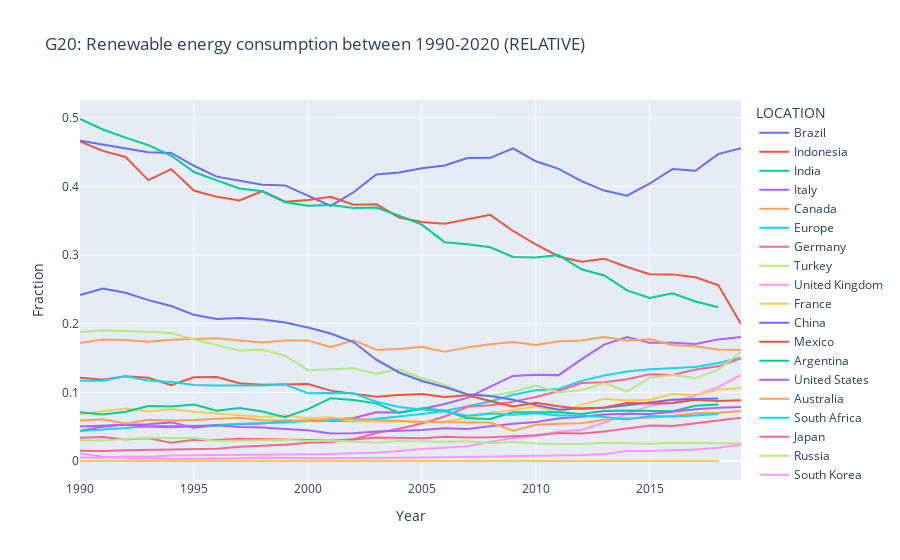

Notebook code cell kept with this figure:
### Code cell
fig = px.line(fraction_renewable_energy_g20.T, 
              title="G20: Renewable energy consumption between 1990-2020 (RELATIVE)",
             labels={
                 "TIME":"Year",
                 "value":"Fraction"
             })
fig.show()

### Figure 1 — Plotly figure (JSON) as saved in the notebook; plotly's stock layout.template omitted (floating-point values rounded to 4 significant figures)
{"data": [{"hovertemplate": "LOCATION=Brazil<br>Year=%{x}<br>Fraction=%{y}<extra></extra>", "legendgroup": "Brazil", "line": {"color": "#636efa", "dash": "solid"}, "marker": {"symbol": "circle"}, "mode": "lines", "name": "Brazil", "orientation": "v", "showlegend": true, "type": "scatter", "x": [1990, 1991, 1992, 1993, 1994, 1995, 1996, 1997, 1998, 1999, 2000, 2001, 2002, 2003, 2004, 2005, 2006, 2007, 2008, 2009, 2010, 2011, 2012, 2013, 2014, 2015, 2016, 2017, 2018, 2019], "xaxis": "x", "y": [0.4667, 0.4608, 0.4549, 0.4498, 0.4489, 0.4302, 0.4143, 0.4082, 0.4025, 0.4015, 0.3871, 0.3719, 0.3916, 0.4175, 0.4204, 0.4267, 0.4306, 0.4414, 0.4418, 0.4556, 0.4367, 0.4256, 0.408, 0.3941, 0.3865, 0.4044, 0.4255, 0.4229, 0.4471, 0.4559], "yaxis": "y"}, {"hovertemplate": "LOCATION=Indonesia<br>Year=%{x}<br>Fraction=%{y}<extra></extra>", "legendgroup": "Indonesia", "line": {"color": "#EF553B", "dash": "solid"}, "marker": {"symbol": "circle"}, "mode": "lines", "name": "Indonesia", "orientation": "v", "showlegend": true, "type": "scatter", "x": [1990, 1991, 1992, 1993, 1994, 1995, 1996, 1997, 1998, 1999, 2000, 2001, 2002, 2003, 2004, 2005, 2006, 2007, 2008, 2009, 2010, 2011, 2012, 2013, 2014, 2015, 2016, 2017, 2018, 2019], "xaxis": "x", "y": [0.4657, 0.4519, 0.443, 0.4093, 0.4253, 0.3941, 0.3849, 0.3795, 0.3934, 0.3779, 0.3805, 0.385, 0.3736, 0.3741, 0.3549, 0.3481, 0.3459, 0.3523, 0.3587, 0.3352, 0.3155, 0.2981, 0.2902, 0.2949, 0.2828, 0.2722, 0.272, 0.2678, 0.2564, 0.1997], "yaxis": "y"}, {"hovertemplate": "LOCATION=India<br>Year=%{x}<br>Fraction=%{y}<extra></extra>", "legendgroup": "India", "line": {"color": "#00cc96", "dash": "solid"}, "marker": {"symbol": "circle"}, "mode": "lines", "name": "India", "orientation": "v", "showlegend": true, "type": "scatter", "x": [1990, 1991, 1992, 1993, 1994, 1995, 1996, 1997, 1998, 1999, 2000, 2001, 2002, 2003, 2004, 2005, 2006, 2007, 2008, 2009, 2010, 2011, 2012, 2013, 2014, 2015, 2016, 2017, 2018, 2019], "xaxis": "x", "y": [0.4984, 0.4831, 0.4713, 0.4602, 0.4451, 0.4211, 0.409, 0.3972, 0.3931, 0.377, 0.372, 0.373, 0.3686, 0.3694, 0.3575, 0.3445, 0.3187, 0.3158, 0.3115, 0.2974, 0.2964, 0.3001, 0.2794, 0.2703, 0.2487, 0.2375, 0.2445, 0.2326, 0.2241, null], "yaxis": "y"}, {"hovertemplate": "LOCATION=Italy<br>Year=%{x}<br>Fraction=%{y}<extra></extra>", "legendgroup": "Italy", "line": {"color": "#ab63fa", "dash": "solid"}, "marker": {"symbol": "circle"}, "mode": "lines", "name": "Italy", "orientation": "v", "showlegend": true, "type": "scatter", "x": [1990, 1991, 1992, 1993, 1994, 1995, 1996, 1997, 1998, 1999, 2000, 2001, 2002, 2003, 2004, 2005, 2006, 2007, 2008, 2009, 2010, 2011, 2012, 2013, 2014, 2015, 2016, 2017, 2018, 2019], "xaxis": "x", "y": [0.04416, 0.05001, 0.05308, 0.05372, 0.05631, 0.04851, 0.05255, 0.05367, 0.05455, 0.05806, 0.05895, 0.06008, 0.06283, 0.07108, 0.07089, 0.07569, 0.08299, 0.09206, 0.1085, 0.124, 0.1258, 0.1252, 0.148, 0.1697, 0.1806, 0.1722, 0.1723, 0.1705, 0.1772, 0.1807], "yaxis": "y"}, {"hovertemplate": "LOCATION=Canada<br>Year=%{x}<br>Fraction=%{y}<extra></extra>", "legendgroup": "Canada", "line": {"color": "#FFA15A", "dash": "solid"}, "marker": {"symbol": "circle"}, "mode": "lines", "name": "Canada", "orientation": "v", "showlegend": true, "type": "scatter", "x": [1990, 1991, 1992, 1993, 1994, 1995, 1996, 1997, 1998, 1999, 2000, 2001, 2002, 2003, 2004, 2005, 2006, 2007, 2008, 2009, 2010, 2011, 2012, 2013, 2014, 2015, 2016, 2017, 2018, 2019], "xaxis": "x", "y": [0.1719, 0.177, 0.1765, 0.1738, 0.1766, 0.1781, 0.179, 0.1756, 0.1727, 0.1756, 0.1758, 0.1659, 0.1761, 0.1622, 0.1634, 0.1666, 0.1594, 0.1656, 0.17, 0.1733, 0.1692, 0.1747, 0.1758, 0.1806, 0.1757, 0.1775, 0.169, 0.1672, 0.1625, 0.1618], "yaxis": "y"}, {"hovertemplate": "LOCATION=Europe<br>Year=%{x}<br>Fraction=%{y}<extra></extra>", "legendgroup": "Europe", "line": {"color": "#19d3f3", "dash": "solid"}, "marker": {"symbol": "circle"}, "mode": "lines", "name": "Europe", "orientation": "v", "showlegend": true, "type": "scatter", "x": [1990, 1991, 1992, 1993, 1994, 1995, 1996, 1997, 1998, 1999, 2000, 2001, 2002, 2003, 2004, 2005, 2006, 2007, 2008, 2009, 2010, 2011, 2012, 2013, 2014, 2015, 2016, 2017, 2018, 2019], "xaxis": "x", "y": [0.04384, 0.04563, 0.04796, 0.05082, 0.05155, 0.05134, 0.0519, 0.05442, 0.05558, 0.05627, 0.05817, 0.05868, 0.0579, 0.06136, 0.06446, 0.06867, 0.07288, 0.07981, 0.08669, 0.09664, 0.1032, 0.1051, 0.1168, 0.1246, 0.1305, 0.1336, 0.1352, 0.1369, 0.143, 0.1505], "yaxis": "y"}, {"hovertemplate": "LOCATION=Germany<br>Year=%{x}<br>Fraction=%{y}<extra></extra>", "legendgroup": "Germany", "line": {"color": "#FF6692", "dash": "solid"}, "marker": {"symbol": "circle"}, "mode": "lines", "name": "Germany", "orientation": "v", "showlegend": true, "type": "scatter", "x": [1990, 1991, 1992, 1993, 1994, 1995, 1996, 1997, 1998, 1999, 2000, 2001, 2002, 2003, 2004, 2005, 2006, 2007, 2008, 2009, 2010, 2011, 2012, 2013, 2014, 2015, 2016, 2017, 2018, 2019], "xaxis": "x", "y": [0.01513, 0.01472, 0.01588, 0.01637, 0.01735, 0.01776, 0.01772, 0.02065, 0.02242, 0.02377, 0.02669, 0.0278, 0.03182, 0.0407, 0.04695, 0.05476, 0.06491, 0.07911, 0.08117, 0.08653, 0.09333, 0.102, 0.1137, 0.1147, 0.1192, 0.1264, 0.1253, 0.1332, 0.138, 0.1496], "yaxis": "y"}, {"hovertemplate": "LOCATION=Turkey<br>Year=%{x}<br>Fraction=%{y}<extra></extra>", "legendgroup": "Turkey", "line": {"color": "#B6E880", "dash": "solid"}, "marker": {"symbol": "circle"}, "mode": "lines", "name": "Turkey", "orientation": "v", "showlegend": true, "type": "scatter", "x": [1990, 1991, 1992, 1993, 1994, 1995, 1996, 1997, 1998, 1999, 2000, 2001, 2002, 2003, 2004, 2005, 2006, 2007, 2008, 2009, 2010, 2011, 2012, 2013, 2014, 2015, 2016, 2017, 2018, 2019], "xaxis": "x", "y": [0.1878, 0.1905, 0.1892, 0.1885, 0.1865, 0.177, 0.1689, 0.161, 0.1621, 0.1534, 0.1324, 0.1335, 0.1353, 0.1274, 0.1336, 0.1206, 0.1113, 0.09573, 0.09461, 0.1009, 0.11, 0.09975, 0.1032, 0.1138, 0.1013, 0.1216, 0.1253, 0.1208, 0.1328, 0.1596], "yaxis": "y"}, {"hovertemplate": "LOCATION=United Kingdom<br>Year=%{x}<br>Fraction=%{y}<extra></extra>", "legendgroup": "United Kingdom", "line": {"color": "#FF97FF", "dash": "solid"}, "marker": {"symbol": "circle"}, "mode": "lines", "name": "United Kingdom", "orientation": "v", "showlegend": true, "type": "scatter", "x": [1990, 1991, 1992, 1993, 1994, 1995, 1996, 1997, 1998, 1999, 2000, 2001, 2002, 2003, 2004, 2005, 2006, 2007, 2008, 2009, 2010, 2011, 2012, 2013, 2014, 2015, 2016, 2017, 2018, 2019], "xaxis": "x", "y": [0.004996, 0.004768, 0.006417, 0.00629, 0.008177, 0.008484, 0.007873, 0.008866, 0.009394, 0.009606, 0.01015, 0.01016, 0.01144, 0.01205, 0.01462, 0.01752, 0.01918, 0.02145, 0.02802, 0.03344, 0.03607, 0.04298, 0.04533, 0.05573, 0.06862, 0.08045, 0.0848, 0.0954, 0.1079, 0.1254], "yaxis": "y"}, {"hovertemplate": "LOCATION=France<br>Year=%{x}<br>Fraction=%{y}<extra></extra>", "legendgroup": "France", "line": {"color": "#FECB52", "dash": "solid"}, "marker": {"symbol": "circle"}, "mode": "lines", "name": "France", "orientation": "v", "showlegend": true, "type": "scatter", "x": [1990, 1991, 1992, 1993, 1994, 1995, 1996, 1997, 1998, 1999, 2000, 2001, 2002, 2003, 2004, 2005, 2006, 2007, 2008, 2009, 2010, 2011, 2012, 2013, 2014, 2015, 2016, 2017, 2018, 2019], "xaxis": "x", "y": [0.06801, 0.07246, 0.07661, 0.07214, 0.0758, 0.07192, 0.06884, 0.06663, 0.06414, 0.06628, 0.06252, 0.06371, 0.05753, 0.05776, 0.05789, 0.05769, 0.05732, 0.06276, 0.07028, 0.07411, 0.07988, 0.07005, 0.08218, 0.09073, 0.08821, 0.08943, 0.09782, 0.09573, 0.1039, 0.1063], "yaxis": "y"}, {"hovertemplate": "LOCATION=China<br>Year=%{x}<br>Fraction=%{y}<extra></extra>", "legendgroup": "China", "line": {"color": "#636efa", "dash": "solid"}, "marker": {"symbol": "circle"}, "mode": "lines", "name": "China", "orientation": "v", "showlegend": true, "type": "scatter", "x": [1990, 1991, 1992, 1993, 1994, 1995, 1996, 1997, 1998, 1999, 2000, 2001, 2002, 2003, 2004, 2005, 2006, 2007, 2008, 2009, 2010, 2011, 2012, 2013, 2014, 2015, 2016, 2017, 2018, 2019], "xaxis": "x", "y": [0.2419, 0.2514, 0.2452, 0.2345, 0.2258, 0.213, 0.207, 0.2083, 0.2063, 0.2017, 0.1947, 0.1858, 0.1734, 0.1477, 0.129, 0.1167, 0.1079, 0.09744, 0.09486, 0.08914, 0.08145, 0.07458, 0.07688, 0.0776, 0.0814, 0.0848, 0.08929, 0.09031, 0.09112, null], "yaxis": "y"}, {"hovertemplate": "LOCATION=Mexico<br>Year=%{x}<br>Fraction=%{y}<extra></extra>", "legendgroup": "Mexico", "line": {"color": "#EF553B", "dash": "solid"}, "marker": {"symbol": "circle"}, "mode": "lines", "name": "Mexico", "orientation": "v", "showlegend": true, "type": "scatter", "x": [1990, 1991, 1992, 1993, 1994, 1995, 1996, 1997, 1998, 1999, 2000, 2001, 2002, 2003, 2004, 2005, 2006, 2007, 2008, 2009, 2010, 2011, 2012, 2013, 2014, 2015, 2016, 2017, 2018, 2019], "xaxis": "x", "y": [0.1212, 0.1184, 0.1234, 0.1214, 0.1104, 0.122, 0.1223, 0.1133, 0.111, 0.1114, 0.1121, 0.1026, 0.09786, 0.09352, 0.09638, 0.09763, 0.09339, 0.09596, 0.08733, 0.07937, 0.08485, 0.07981, 0.07592, 0.07817, 0.08465, 0.08366, 0.08456, 0.08914, 0.08737, 0.08867], "yaxis": "y"}, {"hovertemplate": "LOCATION=Argentina<br>Year=%{x}<br>Fraction=%{y}<extra></extra>", "legendgroup": "Argentina", "line": {"color": "#00cc96", "dash": "solid"}, "marker": {"symbol": "circle"}, "mode": "lines", "name": "Argentina", "orientation": "v", "showlegend": true, "type": "scatter", "x": [1990, 1991, 1992, 1993, 1994, 1995, 1996, 1997, 1998, 1999, 2000, 2001, 2002, 2003, 2004, 2005, 2006, 2007, 2008, 2009, 2010, 2011, 2012, 2013, 2014, 2015, 2016, 2017, 2018, 2019], "xaxis": "x", "y": [0.07094, 0.06764, 0.0719, 0.08001, 0.07962, 0.08225, 0.07338, 0.07736, 0.07212, 0.06394, 0.07555, 0.09156, 0.08891, 0.08404, 0.07009, 0.07693, 0.0736, 0.06245, 0.06123, 0.07102, 0.07116, 0.07098, 0.06839, 0.073, 0.07365, 0.07365, 0.07267, 0.08055, 0.08222, null], "yaxis": "y"}, {"hovertemplate": "LOCATION=United States<br>Year=%{x}<br>Fraction=%{y}<extra></extra>", "legendgroup": "United States", "line": {"color": "#ab63fa", "dash": "solid"}, "marker": {"symbol": "circle"}, "mode": "lines", "name": "United States", "orientation": "v", "showlegend": true, "type": "scatter", "x": [1990, 1991, 1992, 1993, 1994, 1995, 1996, 1997, 1998, 1999, 2000, 2001, 2002, 2003, 2004, 2005, 2006, 2007, 2008, 2009, 2010, 2011, 2012, 2013, 2014, 2015, 2016, 2017, 2018, 2019], "xaxis": "x", "y": [0.05024, 0.05138, 0.05278, 0.05034, 0.04906, 0.05074, 0.05216, 0.04971, 0.04881, 0.04677, 0.04487, 0.04002, 0.0405, 0.04303, 0.04396, 0.04539, 0.04775, 0.04669, 0.05074, 0.05441, 0.05681, 0.06187, 0.06435, 0.06781, 0.069, 0.06845, 0.0717, 0.07537, 0.07778, 0.07885], "yaxis": "y"}, {"hovertemplate": "LOCATION=Australia<br>Year=%{x}<br>Fraction=%{y}<extra></extra>", "legendgroup": "Australia", "line": {"color": "#FFA15A", "dash": "solid"}, "marker": {"symbol": "circle"}, "mode": "lines", "name": "Australia", "orientation": "v", "showlegend": true, "type": "scatter", "x": [1990, 1991, 1992, 1993, 1994, 1995, 1996, 1997, 1998, 1999, 2000, 2001, 2002, 2003, 2004, 2005, 2006, 2007, 2008, 2009, 2010, 2011, 2012, 2013, 2014, 2015, 2016, 2017, 2018, 2019], "xaxis": "x", "y": [0.05891, 0.06101, 0.05453, 0.06012, 0.05895, 0.05979, 0.06174, 0.06318, 0.05951, 0.05904, 0.05877, 0.06126, 0.06172, 0.05984, 0.05796, 0.05695, 0.05641, 0.05674, 0.05612, 0.04433, 0.05289, 0.05448, 0.05489, 0.06012, 0.06249, 0.06322, 0.06554, 0.06958, 0.07038, 0.07305], "yaxis": "y"}, {"hovertemplate": "LOCATION=South Africa<br>Year=%{x}<br>Fraction=%{y}<extra></extra>", "legendgroup": "South Africa", "line": {"color": "#19d3f3", "dash": "solid"}, "marker": {"symbol": "circle"}, "mode": "lines", "name": "South Africa", "orientation": "v", "showlegend": true, "type": "scatter", "x": [1990, 1991, 1992, 1993, 1994, 1995, 1996, 1997, 1998, 1999, 2000, 2001, 2002, 2003, 2004, 2005, 2006, 2007, 2008, 2009, 2010, 2011, 2012, 2013, 2014, 2015, 2016, 2017, 2018, 2019], "xaxis": "x", "y": [0.117, 0.1171, 0.1236, 0.1174, 0.115, 0.1109, 0.1102, 0.1104, 0.1099, 0.1114, 0.09874, 0.09915, 0.0988, 0.08639, 0.07882, 0.07497, 0.07205, 0.0661, 0.06921, 0.06747, 0.06956, 0.06648, 0.06633, 0.06415, 0.06042, 0.06573, 0.06481, 0.06619, 0.06852, null], "yaxis": "y"}, {"hovertemplate": "LOCATION=Japan<br>Year=%{x}<br>Fraction=%{y}<extra></extra>", "legendgroup": "Japan", "line": {"color": "#FF6692", "dash": "solid"}, "marker": {"symbol": "circle"}, "mode": "lines", "name": "Japan", "orientation": "v", "showlegend": true, "type": "scatter", "x": [1990, 1991, 1992, 1993, 1994, 1995, 1996, 1997, 1998, 1999, 2000, 2001, 2002, 2003, 2004, 2005, 2006, 2007, 2008, 2009, 2010, 2011, 2012, 2013, 2014, 2015, 2016, 2017, 2018, 2019], "xaxis": "x", "y": [0.03395, 0.03511, 0.03138, 0.03301, 0.0268, 0.03102, 0.03071, 0.03247, 0.03221, 0.03104, 0.03072, 0.02982, 0.03133, 0.03439, 0.03369, 0.03309, 0.03524, 0.03438, 0.03464, 0.03595, 0.03755, 0.04083, 0.04014, 0.04311, 0.04711, 0.05163, 0.05101, 0.05527, 0.05844, 0.06305], "yaxis": "y"}, {"hovertemplate": "LOCATION=Russia<br>Year=%{x}<br>Fraction=%{y}<extra></extra>", "legendgroup": "Russia", "line": {"color": "#B6E880", "dash": "solid"}, "marker": {"symbol": "circle"}, "mode": "lines", "name": "Russia", "orientation": "v", "showlegend": true, "type": "scatter", "x": [1990, 1991, 1992, 1993, 1994, 1995, 1996, 1997, 1998, 1999, 2000, 2001, 2002, 2003, 2004, 2005, 2006, 2007, 2008, 2009, 2010, 2011, 2012, 2013, 2014, 2015, 2016, 2017, 2018, 2019], "xaxis": "x", "y": [0.03011, 0.02976, 0.03212, 0.0336, 0.03351, 0.03345, 0.02934, 0.02995, 0.02961, 0.03086, 0.02915, 0.03004, 0.02837, 0.0267, 0.02917, 0.02868, 0.02808, 0.02884, 0.02575, 0.02826, 0.02552, 0.02478, 0.02463, 0.02657, 0.02545, 0.0253, 0.02658, 0.02583, 0.02513, 0.0254], "yaxis": "y"}, {"hovertemplate": "LOCATION=South Korea<br>Year=%{x}<br>Fraction=%{y}<extra></extra>", "legendgroup": "South Korea", "line": {"color": "#FF97FF", "dash": "solid"}, "marker": {"symbol": "circle"}, "mode": "lines", "name": "South Korea", "orientation": "v", "showlegend": true, "type": "scatter", "x": [1990, 1991, 1992, 1993, 1994, 1995, 1996, 1997, 1998, 1999, 2000, 2001, 2002, 2003, 2004, 2005, 2006, 2007, 2008, 2009, 2010, 2011, 2012, 2013, 2014, 2015, 2016, 2017, 2018, 2019], "xaxis": "x", "y": [0.01083, 0.00623, 0.004736, 0.00462, 0.002825, 0.002972, 0.003945, 0.003965, 0.005262, 0.004463, 0.004029, 0.004108, 0.004104, 0.004966, 0.004608, 0.005132, 0.005515, 0.005948, 0.006002, 0.006638, 0.007246, 0.007447, 0.008637, 0.01006, 0.01466, 0.01476, 0.01522, 0.01672, 0.01945, 0.02361], "yaxis": "y"}, {"hovertemplate": "LOCATION=Saudi Arabia<br>Year=%{x}<br>Fraction=%{y}<extra></extra>", "legendgroup": "Saudi Arabia", "line": {"color": "#FECB52", "dash": "solid"}, "marker": {"symbol": "circle"}, "mode": "lines", "name": "Saudi Arabia", "orientation": "v", "showlegend": true, "type": "scatter", "x": [1990, 1991, 1992, 1993, 1994, 1995, 1996, 1997, 1998, 1999, 2000, 2001, 2002, 2003, 2004, 2005, 2006, 2007, 2008, 2009, 2010, 2011, 2012, 2013, 2014, 2015, 2016, 2017, 2018, 2019], "xaxis": "x", "y": [0.0002111, 0.0001814, 0.0001052, 7.368e-05, 0.0001525, 0.0001236, 4.647e-05, 4.485e-05, 4.879e-05, 4.792e-05, 4.583e-05, 4.465e-05, 4.574e-05, 4.559e-05, 4.547e-05, 4.274e-05, 3.985e-05, 4.328e-05, 3.949e-05, 3.762e-05, 3.606e-05, 3.889e-05, 4.654e-05, 5.38e-05, 5.009e-05, 8.581e-05, 8.644e-05, 9.529e-05, 9.825e-05, null], "yaxis": "y"}], "layout": {"legend": {"title": {"text": "LOCATION"}, "tracegroupgap": 0}, "title": {"text": "G20: Renewable energy consumption between 1990-2020 (RELATIVE)"}, "xaxis": {"anchor": "y", "domain": [0, 1], "title": {"text": "Year"}}, "yaxis": {"anchor": "x", "domain": [0, 1], "title": {"text": "Fraction"}}}}
